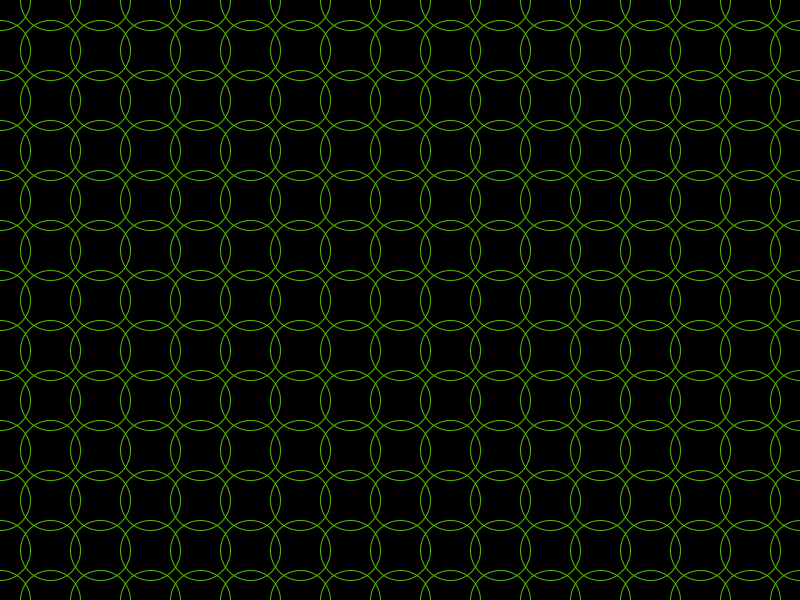
Frame 1 (no input)
Frame 60 (the mouse pressed at the canvas centre just before this capture): identical to frame 1, image omitted
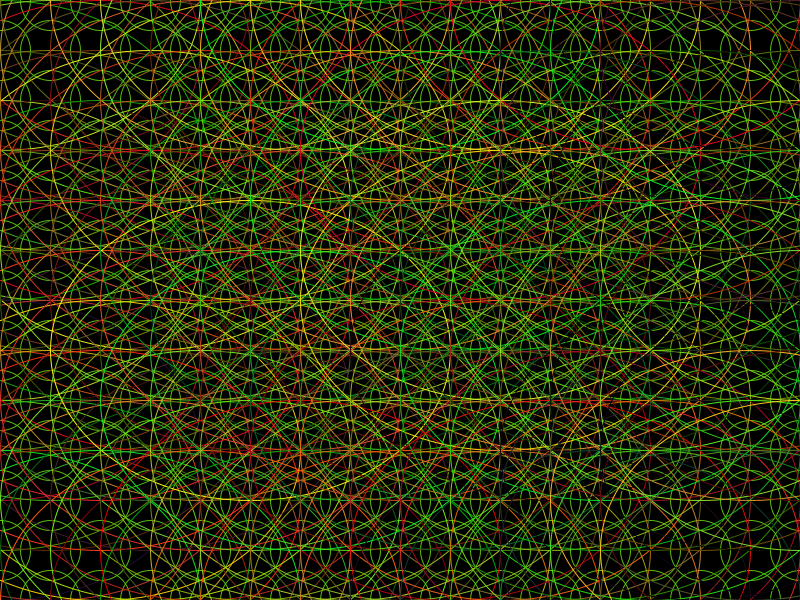
Frame 120 (the mouse held since frame 60 and released just before this capture)

The Processing sketch that drew these frames (run headless with seeded random() and noise(); from frame 60 on, the mouse is pressed at the canvas centre):

// Processing sketch: processing_112160
// ── processing_112160.pde


void setup() {
  size( 800, 600 );
  smooth();
  noFill();
}

void draw() {
  background( 0);
    
  for (int x = 0; x <= width; x += 50) {
    for (int y = 0; y <= height; y+=50) {
      stroke(90,190,10);
      ellipse(x, y, 60, 60);
    }
  }
  
   for (int x = 0; x <= width; x += 50) {
    for (int y = 0; y <= height; y+=50) {
      stroke(int(random(0,255)), int(random(0,255)), int(random(0,50)));
      ellipse(x, y, mouseX, mouseY);
    }
  }

}
